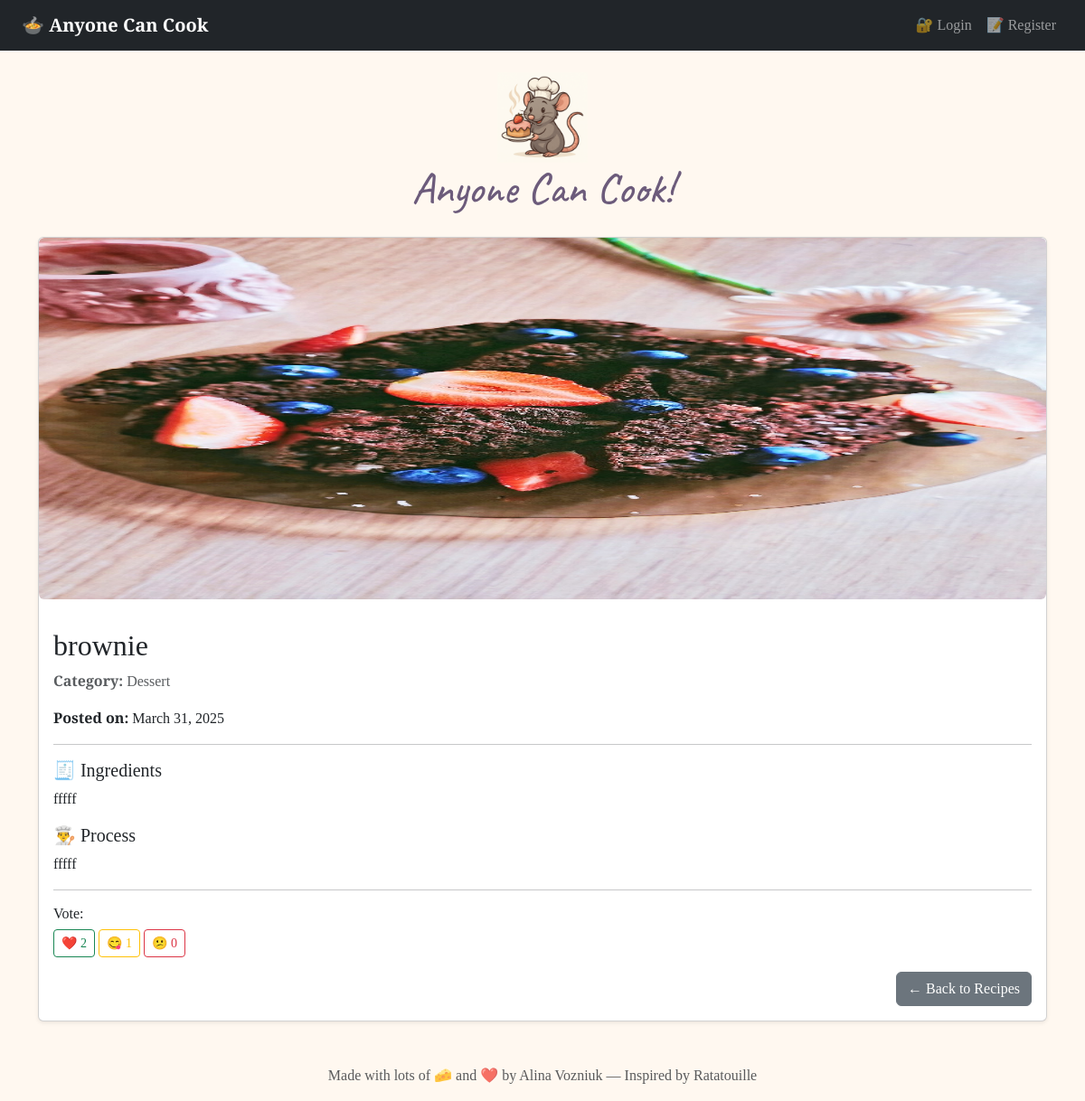
Page /recipe/1 on the earlier database version.
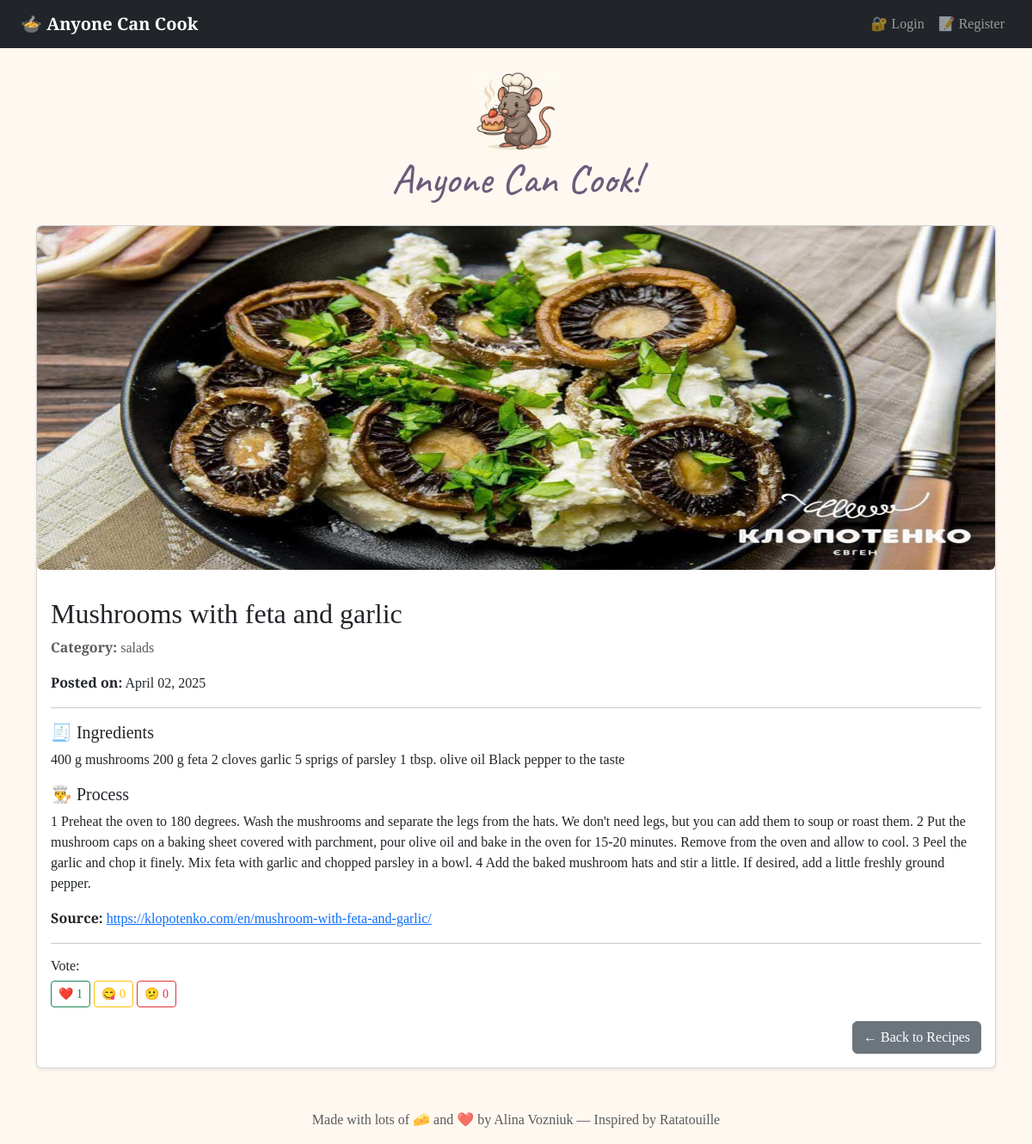
Same page on the later database version.
### app.py (models this page shows)
class Recipe(db.Model):
    id = db.Column(db.Integer, primary_key=True)
    title = db.Column(db.String(150), nullable=False)
    category = db.Column(db.String(50), nullable=False)
    ingredients = db.Column(db.Text, nullable=False)
    process = db.Column(db.Text, nullable=False)
    image = db.Column(db.String(150))
    source = db.Column(db.String(250), nullable=True)
    date = db.Column(db.DateTime, default=datetime.utcnow)
    votes_interesting = db.Column(db.Integer, default=0)
    votes_mindblowing = db.Column(db.Integer, default=0)
    votes_false = db.Column(db.Integer, default=0)
    user_id = db.Column(db.Integer, db.ForeignKey('user.id'))

### app.py (the view)
@app.route('/recipe/<int:recipe_id>')
def recipe_detail(recipe_id):
    recipe = Recipe.query.get_or_404(recipe_id)
    return render_template('recipe_detail.html', recipe=recipe)

### templates/recipe_detail.html (shortened to what this page needs)
{% extends 'base.html' %}
{% block content %}
<div class="card shadow-sm mb-4">
  {% if recipe.image %}
  <img src="{{ url_for('static', filename='uploads/' + recipe.image) }}"
       class="img-fluid rounded mb-3 recipe-image-detail"
       alt="{{ recipe.title }}">
  {% endif %}
  <div class="card-body">
    <h2 class="card-title">{{ recipe.title }}</h2>
    <p class="text-muted"><strong>Category:</strong> {{ recipe.category }}</p>
    <p><strong>Posted on:</strong> {{ recipe.date.strftime('%B %d, %Y') }}</p>
    <hr>
    <h5>🧾 Ingredients</h5>
    <p>{{ recipe.ingredients }}</p>
    <h5>👨‍🍳 Process</h5>
    <p>{{ recipe.process }}</p>
    {% if recipe.source %}
    <p><strong>Source:</strong> <a href="{{ recipe.source }}" target="_blank">{{ recipe.source }}</a></p>
    {% endif %}
    <hr>
    <h6>Vote:</h6>
    <div class="mb-3">
      <a href="{{ url_for('vote', recipe_id=recipe.id, vote_type='interesting') }}" class="btn btn-outline-success btn-sm">❤️ {{ recipe.votes_interesting }}</a>
      <a href="{{ url_for('vote', recipe_id=recipe.id, vote_type='mindblowing') }}" class="btn btn-outline-warning btn-sm">😋 {{ recipe.votes_mindblowing }}</a>
      <a href="{{ url_for('vote', recipe_id=recipe.id, vote_type='false') }}" class="btn btn-outline-danger btn-sm">😕 {{ recipe.votes_false }}</a>
    </div>
    <a href="{{ url_for('index') }}" class="btn btn-secondary float-end">← Back to Recipes</a>
  </div>
</div>
{% endblock %}

Differences in the rows shown:
changed Recipe: image: a different picture; title "brownie" → "Mushrooms with feta and garlic"; category "Dessert" → "salads"; date "March 31, 2025" → "April 02, 2025"; ingredients "fffff" → "400 g mushrooms 200 g feta 2 cloves garlic 5 sprigs of parsley 1 tbsp. olive oil Black pepper to the taste"; process "fffff" → "1 Preheat the oven to 180 degrees. Wash the mushrooms and separate the legs from the hats. We don't need legs, but you can add them to soup or roast them. 2 Put the mushroom caps on a baking sheet covered with parchment, pour olive oil and bake in the oven for 15-20 minutes. Remove from the oven and allow to cool. 3 Peel the garlic and chop it finely. Mix feta with garlic and chopped parsley in a bowl. 4 Add the baked mushroom hats and stir a little. If desired, add a little freshly ground pepper."; source (not shown) → "https://klopotenko.com/en/mushroom-with-feta-and-garlic/"; votes_interesting "2" → "1"; votes_mindblowing "1" → "0"
Other differences:
text now shown: "Source:"
